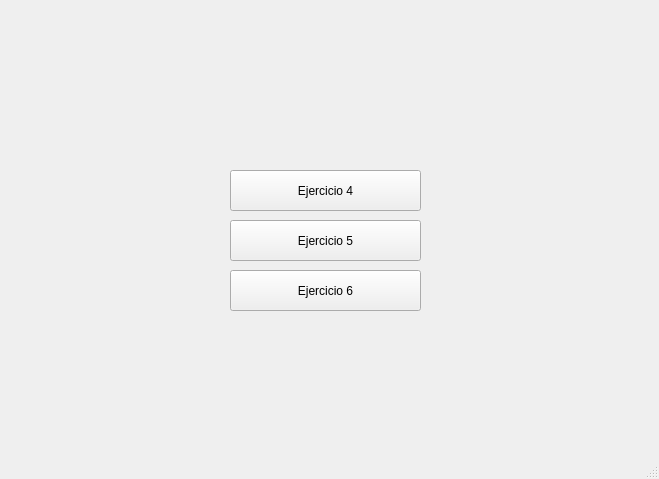
<?xml version="1.0" encoding="UTF-8"?>
<ui version="4.0">
 <class>MainWindow</class>
 <widget class="QMainWindow" name="MainWindow">
  <property name="geometry">
   <rect>
    <x>0</x>
    <y>0</y>
    <width>659</width>
    <height>479</height>
   </rect>
  </property>
  <property name="windowTitle">
   <string>MainWindow</string>
  </property>
  <widget class="QWidget" name="centralwidget">
   <widget class="QLabel" name="lbl_logoUAT">
    <property name="geometry">
     <rect>
      <x>30</x>
      <y>10</y>
      <width>181</width>
      <height>71</height>
     </rect>
    </property>
    <property name="text">
     <string/>
    </property>
    <property name="pixmap">
     <pixmap resource="../recursos.qrc">:/logo/Imagenes/UAT-Escudo-2024.png</pixmap>
    </property>
    <property name="scaledContents">
     <bool>true</bool>
    </property>
   </widget>
   <widget class="QLabel" name="lbl_logoFIT">
    <property name="geometry">
     <rect>
      <x>410</x>
      <y>20</y>
      <width>211</width>
      <height>61</height>
     </rect>
    </property>
    <property name="text">
     <string/>
    </property>
    <property name="pixmap">
     <pixmap resource="../recursos.qrc">:/logo/Imagenes/LogoFIT.png</pixmap>
    </property>
    <property name="scaledContents">
     <bool>true</bool>
    </property>
   </widget>
   <widget class="QLabel" name="lbl_logoCT">
    <property name="geometry">
     <rect>
      <x>570</x>
      <y>360</y>
      <width>71</width>
      <height>51</height>
     </rect>
    </property>
    <property name="text">
     <string/>
    </property>
    <property name="pixmap">
     <pixmap resource="../recursos.qrc">:/logo/Imagenes/logoCT.png</pixmap>
    </property>
    <property name="scaledContents">
     <bool>true</bool>
    </property>
   </widget>
   <widget class="QPushButton" name="btn_ej5">
    <property name="geometry">
     <rect>
      <x>230</x>
      <y>220</y>
      <width>191</width>
      <height>41</height>
     </rect>
    </property>
    <property name="styleSheet">
     <string notr="true">font: 10pt &quot;Yu Gothic UI&quot;;</string>
    </property>
    <property name="text">
     <string>Ejercicio 5</string>
    </property>
   </widget>
   <widget class="QPushButton" name="btn_ej6">
    <property name="geometry">
     <rect>
      <x>230</x>
      <y>270</y>
      <width>191</width>
      <height>41</height>
     </rect>
    </property>
    <property name="styleSheet">
     <string notr="true">font: 10pt &quot;Yu Gothic UI&quot;;</string>
    </property>
    <property name="text">
     <string>Ejercicio 6</string>
    </property>
   </widget>
   <widget class="QPushButton" name="btn_ej4">
    <property name="geometry">
     <rect>
      <x>230</x>
      <y>170</y>
      <width>191</width>
      <height>41</height>
     </rect>
    </property>
    <property name="styleSheet">
     <string notr="true">font: 10pt &quot;Yu Gothic UI&quot;;</string>
    </property>
    <property name="text">
     <string>Ejercicio 4</string>
    </property>
   </widget>
  </widget>
  <widget class="QMenuBar" name="menubar">
   <property name="geometry">
    <rect>
     <x>0</x>
     <y>0</y>
     <width>659</width>
     <height>26</height>
    </rect>
   </property>
  </widget>
  <widget class="QStatusBar" name="statusbar"/>
 </widget>
 <resources>
  <include location="../recursos.qrc"/>
 </resources>
 <connections/>
</ui>
